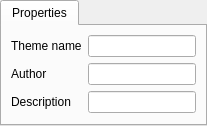
     <widget class="QTabWidget" name="propertiesTab">
      <property name="sizePolicy">
       <sizepolicy hsizetype="Expanding" vsizetype="Maximum">
        <horstretch>0</horstretch>
        <verstretch>0</verstretch>
       </sizepolicy>
      </property>
      <property name="currentIndex">
       <number>0</number>
      </property>
      <widget class="QWidget" name="tab_3">
       <attribute name="icon">
        <iconset resource="ThemeBuilderUIBase.qrc">
         <normaloff>:/icon/pixmaps/wizard.png</normaloff>:/icon/pixmaps/wizard.png</iconset>
       </attribute>
       <attribute name="title">
        <string>Properties</string>
       </attribute>
       <layout class="QGridLayout" name="gridLayout_7">
        <item row="2" column="1">
         <widget class="QLineEdit" name="lineEdit_3"/>
        </item>
        <item row="1" column="0">
         <widget class="QLabel" name="label_2">
          <property name="text">
           <string>Author</string>
          </property>
         </widget>
        </item>
        <item row="1" column="1">
         <widget class="QLineEdit" name="lineEdit_2"/>
        </item>
        <item row="2" column="0">
         <widget class="QLabel" name="label_3">
          <property name="text">
           <string>Description</string>
          </property>
         </widget>
        </item>
        <item row="0" column="0">
         <widget class="QLabel" name="label">
          <property name="text">
           <string>Theme name</string>
          </property>
         </widget>
        </item>
        <item row="0" column="1">
         <widget class="QLineEdit" name="lineEdit"/>
        </item>
       </layout>
      </widget>
     </widget>
